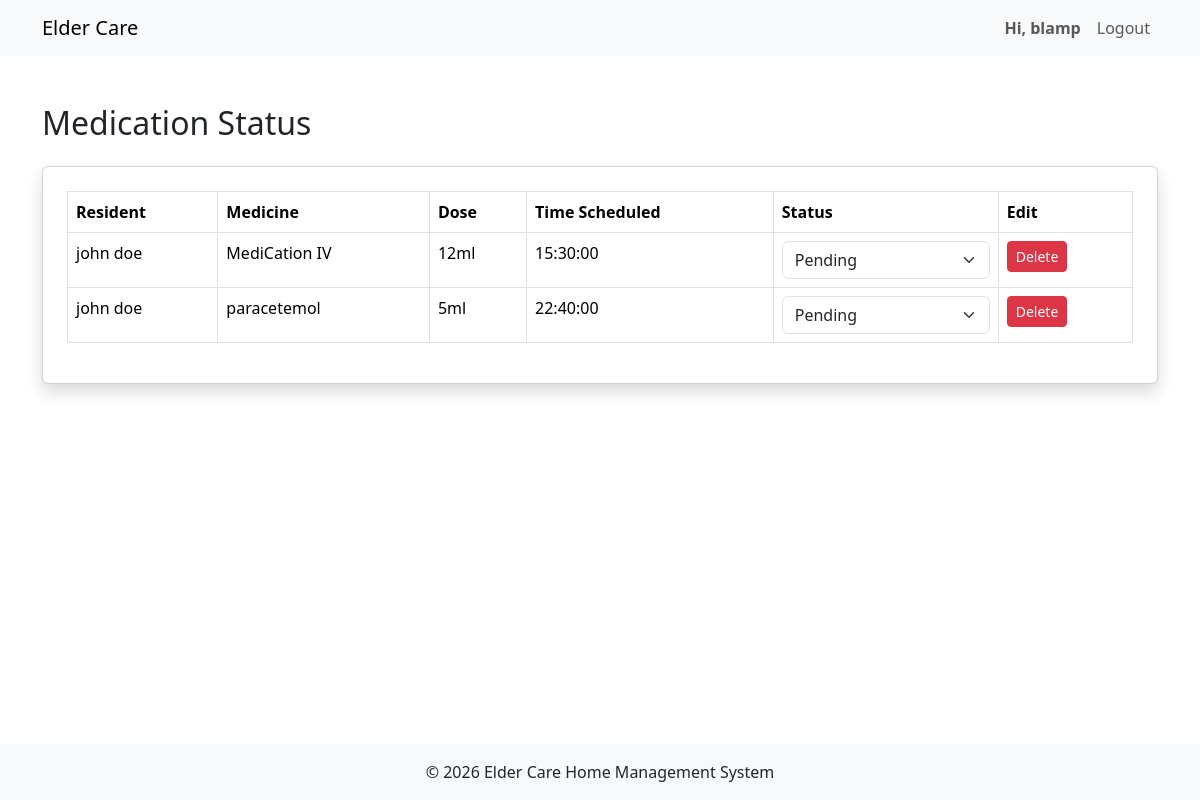
The app's page /caregivers/medication_status.php (signed in), older data.
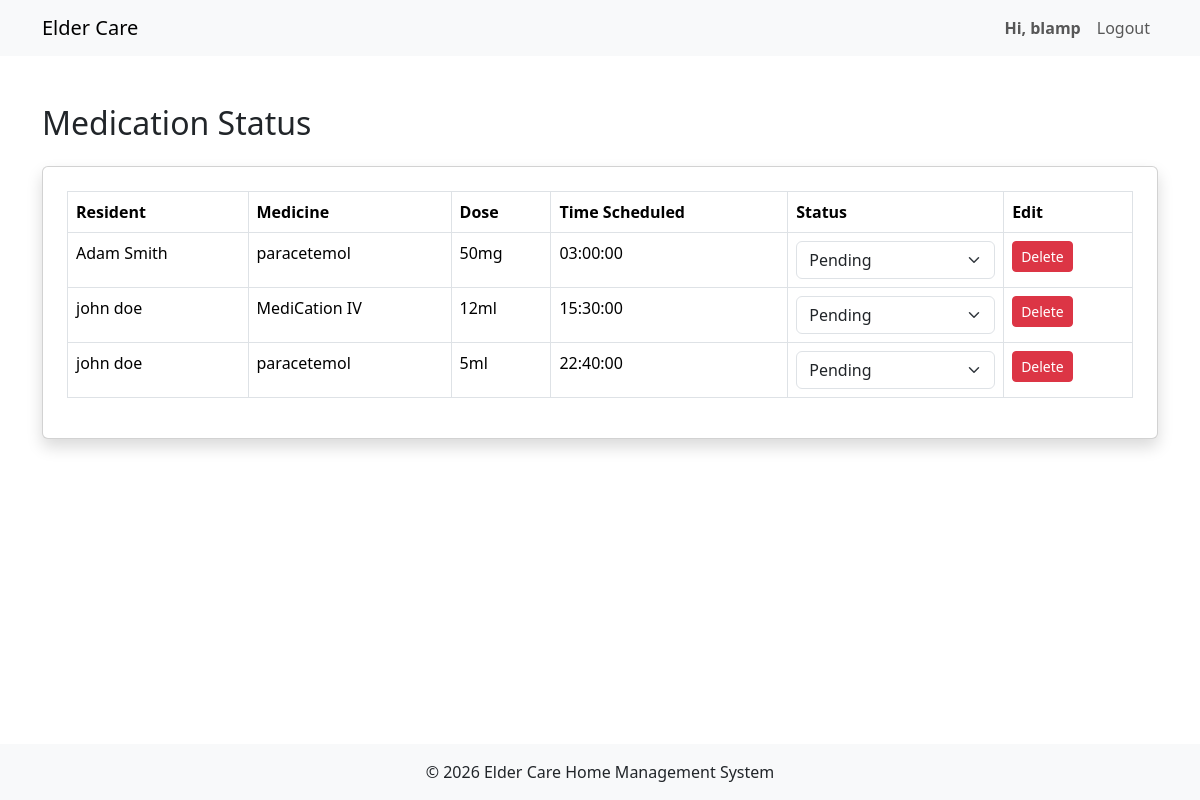
The same page, newer data.
### tables this page shows
CREATE TABLE `medication` (
  `medID` int(10) UNSIGNED NOT NULL,
  `residentSIN` varchar(9) NOT NULL,
  `empID` int(10) UNSIGNED NOT NULL,
  `medName` varchar(100) NOT NULL,
  `dose` varchar(50) NOT NULL,
  `timeScheduled` time NOT NULL,
  `dateCreated` datetime NOT NULL DEFAULT current_timestamp()
);

CREATE TABLE `resident` (
  `residentSIN` varchar(9) NOT NULL,
  `user_id` int(11) NOT NULL,
  `DoB` date DEFAULT NULL,
  `phone` varchar(15) DEFAULT NULL,
  `profilePhoto` text DEFAULT NULL,
  `ECname` text DEFAULT NULL,
  `ECphone` varchar(15) DEFAULT NULL,
  `ECemail` text DEFAULT NULL,
  `fname` varchar(50) DEFAULT NULL,
  `lname` varchar(50) DEFAULT NULL
);

### caregivers/medication_status.php (the view, shortened to what this page needs)
<?php
include '../includes/header.php';
require_once '../includes/db_connection.php';
$stmt = $conn->prepare("SELECT empID FROM caregiver WHERE user_id = ?");
$stmt->execute([$_SESSION['user_id']]);
$cgRow = $stmt->fetch();
$empID = $cgRow['empID'];
$stmt = $conn->prepare("SELECT m.residentSIN as rSIN, m.medName, m.timeScheduled,
                            r.fname, r.lname, m.dose, m.medID
                        FROM medication m
                        JOIN assignment a ON m.residentSIN = a.residentSIN
                        JOIN resident r ON a.residentSIN = r.residentSIN
                        WHERE a.empID = ?");
$stmt->execute([$empID]);
$rmeds = $stmt->fetchAll();
?>
<div class="container mt-5">
<h2 class="mb-4">Medication Status</h2>
<div class="card shadow p-4">
<table class="table table-bordered">
<thead>
<tr>
    <th>Resident</th>
    <th>Medicine</th>
    <th>Dose</th>
    <th>Time Scheduled</th>
    <th>Status</th>
    <th>Edit</th>
</tr>
</thead>
<tbody>
<?php foreach ($rmeds as $r): ?>
            <tr class="">
                <td><?= htmlspecialchars($r['fname'] . ' ' . $r['lname']) ?></td>
                <td><?= htmlspecialchars($r['medName']) ?></td>
                <td><?= htmlspecialchars($r['dose']) ?></td>
                <td><?= htmlspecialchars($r['timeScheduled']) ?></td>
                <form method="POST">
                <td>
                    <select class="form-select">
                        <option value="" selected>Pending</option>
                    </select>
                </td>
                <td>
                        <button type="submit" name="delete_acct"
                                class="btn btn-sm btn-danger">
                            Delete
                        </button>
                </td>
            </form>
            </tr>
<?php endforeach; ?>
</tbody>
</table>
</div>
</div>
<?php include '../includes/footer.php'; ?>

### includes/header.php (shortened to what this page needs)
<?php
$username = $_SESSION['username'] ?? '';
?>
<!doctype html>
<html lang="en">
  <head>
    <link href="https://cdn.jsdelivr.net/npm/bootstrap@5.3.8/dist/css/bootstrap.min.css" rel="stylesheet">
    <link rel="stylesheet" href="../assets/css/styles.css">
  </head>
 <body class="d-flex flex-column min-vh-100">
    <nav class="navbar navbar-expand-lg navbar-light bg-light">
    <div class="container">
        <a class="navbar-brand" href="<?= BASE_URL ?>">Elder Care</a>
        <div class="collapse navbar-collapse" id="navbarNav">
            <ul class="navbar-nav ms-auto">
                <?php if (isset($_SESSION['user_id'])): ?>
                    <li class="nav-item">
                        <a style="font-weight: bold;" class="nav-link">Hi, <?php echo htmlspecialchars($username); ?></a>
                    </li>
                    <li class="nav-item">
                        <a class="nav-link"  href="<?= BASE_URL ?>logout.php">Logout</a>
                    </li>
                <?php endif; ?>
            </ul>
        </div>
    </nav>
    <main class="flex-fill">

### includes/footer.php (shortened to what this page needs)
</main>
<footer class="bg-light text-center py-3 mt-5">
    <div class="container">
        <p class="mb-0">&copy; 2026 Elder Care Home Management System</p>
    </div>
</footer>
</body>
</html>

Row changes from the older to the newer data that the page shows:
added medication: residentSIN.lname "Adam Smith", medName "paracetemol", dose "50mg", timeScheduled "03:00:00"
